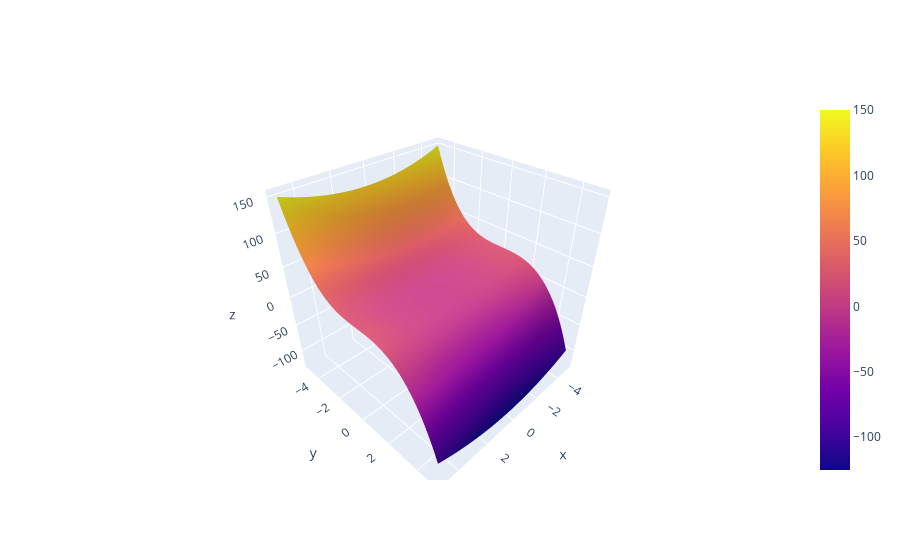

Notebook code for this chart:
### Code cell
def my_function(x: float, y: float) -> float:
    return x**2 - y**3


draw_function(my_function, (5, -5))

### Figure 1 — Plotly figure (JSON) as saved in the notebook; plotly's stock layout.template omitted (floating-point values rounded to 4 significant figures; data arrays with more than 128 entries replaced by an {"elided": "..."} marker saying what was removed)
{"data": [{"type": "surface", "x": {"elided": "150x150 float values"}, "y": {"elided": "150x150 float values"}, "z": {"elided": "150x150 float values"}}], "layout": {}}
